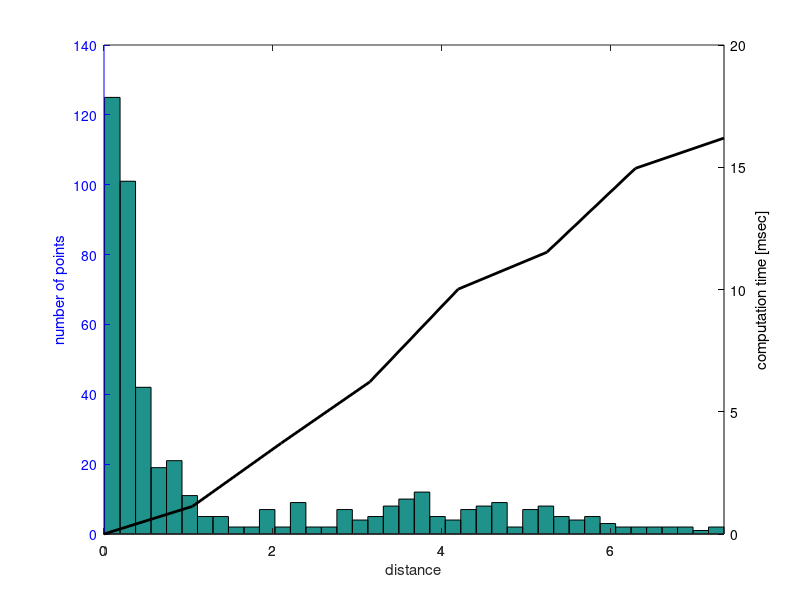
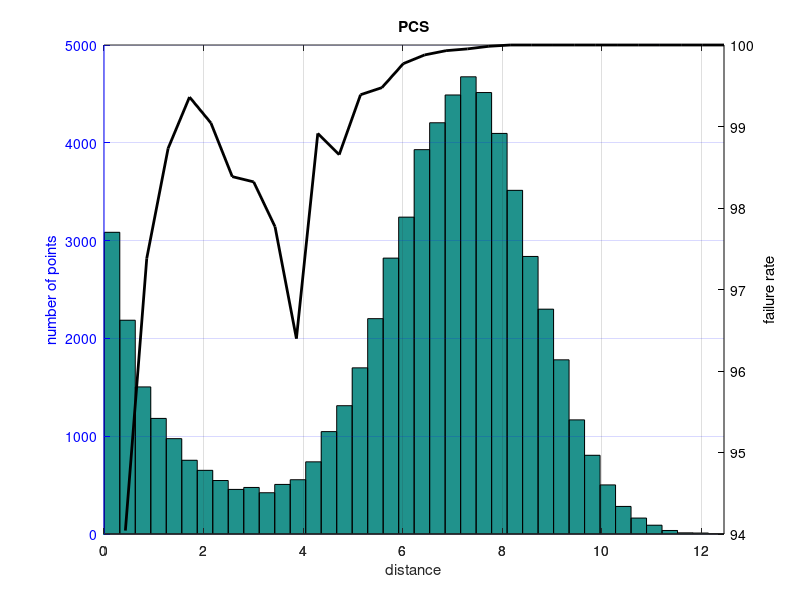
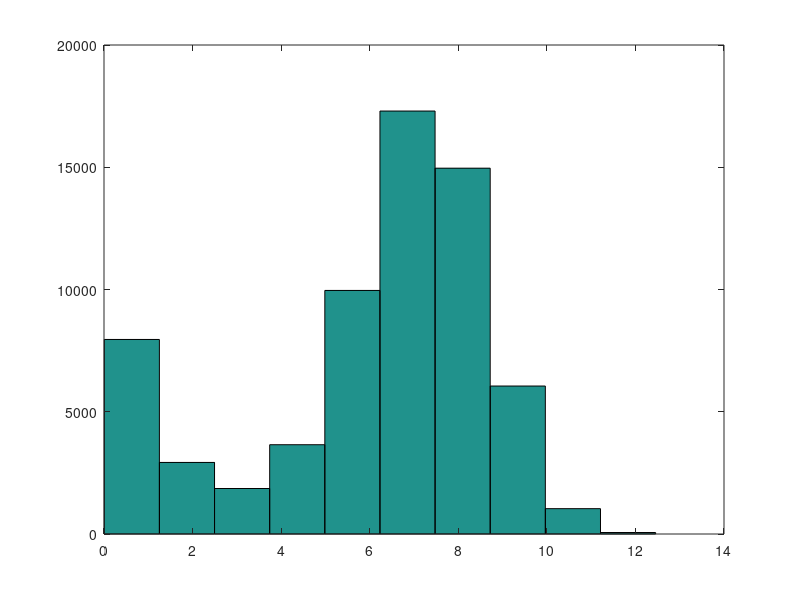

Reproduce these figures in MATLAB, in order.
% In this test, I test failure rate of local connections while considering
% the ABB joint limits and obstacles. 
% The success rate is also tracked to calculate visibility.
% last updated: 08/29/17

% rss_rbs_verification.txt
% seed: 1506116279
% Results in the above files in this form:
% f << {success} << " " << {path verified} << " " << {distance between confs.} << " " << rbs_time << endl;

clear all
clc

D = load('rss_rbs_verification_withObs.txt');

%% Verification

suc = D(:,1)==1;
verf = D(:,2)==1;

disp(['Results of ' num2str(size(D,1)) ' local-connection queries.']);

disp(['Percent of successful local-connections that were verified: ' num2str(sum(verf & suc)/sum(suc)*100) '%']);

%%

disp(['Avg. runtime for successful local-connection: ' num2str(mean(D(suc,4))*1e3)  ' +/- ' num2str(std(D(suc,4))/sqrt(size(D(suc,4),1))*1e3) ' msec ']);
disp(['Avg. runtime for failed local-connection: ' num2str(mean(D(~suc,4))*1e3)  ' +/- ' num2str(std(D(suc,4))/sqrt(size(D(~suc,4),1))*1e3) ' msec ']);

disp(['Success rate/visibility for the RBS: ' num2str(sum(suc)/size(D,1)*100) '%']);

%% Runtime

clear td d
Dd = D(suc,3);
Td = D(suc,4);
max_d = max(Dd);
d = linspace(0, max_d, 8);
for i = 2:length(d)
    M = Td(Dd>=d(i-1) & Dd<d(i));
    td(i) = mean(M);
end
td(1) = 0;

figure(1)
hist(Dd, 40);
hold on
[hAx,hLine1,hLine2] = plotyy(0,0,d, td*1000);
hold off
set(hLine2,'color','k','linewidth',2)
set(hAx,{'ycolor'},{'b';'k'})
xlabel('distance');
ylabel(hAx(1),'number of points');
ylabel(hAx(2),'computation time [msec]');
% ylim(hAx(1),[0 8500]);
% ylim(hAx(2),[0 0.12]);

%% Check uniformity

figure(3)
hist(D(:,3));

%% Visibility

clear V d
Dd = D(:,3);
max_d = max(Dd);
d = linspace(0, max_d, 30);
for i = 2:length(d)
    S = D(D(:,3)>=d(i-1) & D(:,3)<d(i), 1);
    V(i-1) = (1-sum(S)/length(S)) * 100;
end
% V(1) = 100;

figure(2)
hist(Dd, 40);
hold on
[hAx,hLine1,hLine2] = plotyy(0,0, d(2:end), V);
hold off
set(hLine2,'color','k','linewidth',2)
set(hAx,{'ycolor'},{'b';'k'})
xlabel('distance');
ylabel(hAx(2),'failure rate');
ylabel(hAx(1),'number of points');
title('PCS');
grid on